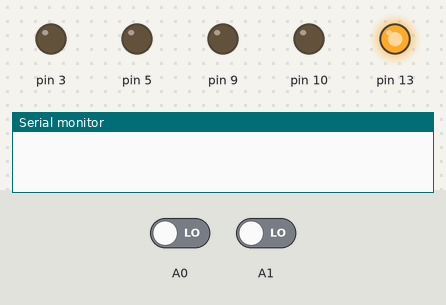
Bench run of a sketch on a simulated Arduino Uno, built with avr-gcc and run on an emulated ATmega328P. Parts: output pins drawn as LEDs (lit = HIGH), the last lines printed to the serial monitor. The inputs (shaded band) are chosen by the test bench; at power-on: A0 LOW, A1 LOW.

Above: at 0.1 s.
At 1.1 s:
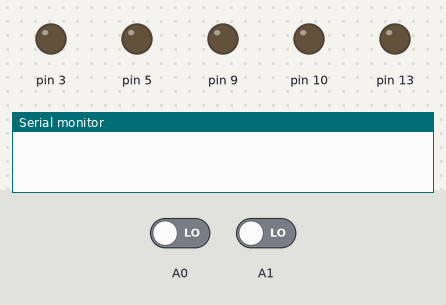
At 4.1 s:
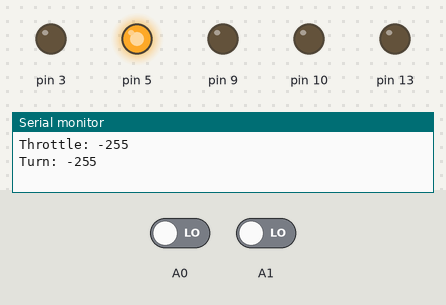
Timing chart, 0 to 5.6 s (numbered marks = the images above):
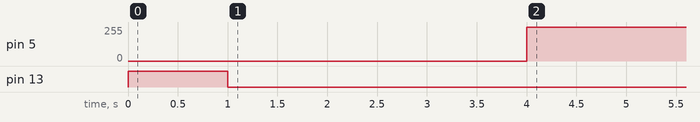

Measured:
- by itself, pin 5: 0/255 → 254/255 at 4.0 s

The sketch:

ReboundBot_Sketch.ino
```cpp
// Scott Camarena
// scprojects.wordpress.com
// November 2012
// Lang: Arduino C++
// ReboundBot controlled with 6Ch Remote
//=============================================================

#include "RCBot.h"

RCBot bot( DCMotor(3, 5), DCMotor(9, 10),
  HobbyRadioReceiver( 4, A0, A1, A2, A3 ) );
void setup()
{
  Serial.begin(9600);
  pinMode(13, OUTPUT);
  digitalWrite(13, HIGH);   // turn the LED on (HIGH is the voltage level)
  delay(1000);               // wait for a second
  digitalWrite(13, LOW);    // turn the LED off by making the voltage LOW
  delay(1000);
  bot.setThrotAndTurn(2, 1);

}

void loop()
{
  bot.control();
  bot.printVals();
}
```
